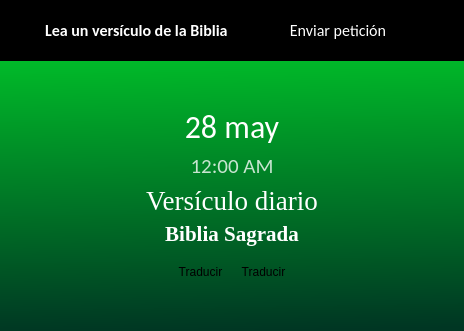
      <widget class="QWidget" name="tab_widgetPage4">
       <layout class="QGridLayout" name="gridLayout_17">
        <property name="leftMargin">
         <number>0</number>
        </property>
        <property name="topMargin">
         <number>0</number>
        </property>
        <property name="rightMargin">
         <number>0</number>
        </property>
        <property name="bottomMargin">
         <number>0</number>
        </property>
        <item row="0" column="0">
         <widget class="QWidget" name="versicule_bg" native="true">
          <property name="styleSheet">
           <string notr="true">QWidget #versicule_bg{
	background-color: qlineargradient(spread:pad, x1:0.500091, y1:1, x2:0.477, y2:0, stop:0 rgba(0, 54, 35, 255), stop:1 rgba(0, 214, 42, 255));
}</string>
          </property>
          <layout class="QGridLayout" name="gridLayout_43">
           <property name="leftMargin">
            <number>0</number>
           </property>
           <property name="topMargin">
            <number>0</number>
           </property>
           <property name="rightMargin">
            <number>0</number>
           </property>
           <property name="bottomMargin">
            <number>0</number>
           </property>
           <item row="4" column="0">
            <widget class="QLabel" name="versicle_text">
             <property name="font">
              <font>
               <family>Times New Roman</family>
               <pointsize>20</pointsize>
               <stylestrategy>PreferAntialias</stylestrategy>
              </font>
             </property>
             <property name="styleSheet">
              <string notr="true">color: rgb(255, 255, 255);</string>
             </property>
             <property name="text">
              <string>Versículo diario</string>
             </property>
             <property name="alignment">
              <set>Qt::AlignCenter</set>
             </property>
             <property name="wordWrap">
              <bool>true</bool>
             </property>
            </widget>
           </item>
           <item row="2" column="0">
            <widget class="QLabel" name="versicle_date">
             <property name="font">
              <font>
               <family>Calibri</family>
               <pointsize>24</pointsize>
               <stylestrategy>PreferAntialias</stylestrategy>
              </font>
             </property>
             <property name="styleSheet">
              <string notr="true">color: rgb(255, 255, 255);</string>
             </property>
             <property name="text">
              <string>28 may</string>
             </property>
             <property name="alignment">
              <set>Qt::AlignCenter</set>
             </property>
             <property name="wordWrap">
              <bool>true</bool>
             </property>
            </widget>
           </item>
           <item row="5" column="0">
            <widget class="QLabel" name="versicle_verse">
             <property name="font">
              <font>
               <family>Times New Roman</family>
               <pointsize>16</pointsize>
               <weight>75</weight>
               <bold>true</bold>
               <stylestrategy>PreferAntialias</stylestrategy>
              </font>
             </property>
             <property name="styleSheet">
              <string notr="true">color: rgb(255, 255, 255);</string>
             </property>
             <property name="text">
              <string>Biblia Sagrada</string>
             </property>
             <property name="alignment">
              <set>Qt::AlignCenter</set>
             </property>
             <property name="wordWrap">
              <bool>true</bool>
             </property>
            </widget>
           </item>
           <item row="1" column="0">
            <spacer name="verticalSpacer_5">
             <property name="orientation">
              <enum>Qt::Vertical</enum>
             </property>
             <property name="sizeHint" stdset="0">
              <size>
               <width>20</width>
               <height>40</height>
              </size>
             </property>
            </spacer>
           </item>
           <item row="3" column="0">
            <widget class="QLabel" name="versicle_time">
             <property name="font">
              <font>
               <family>Calibri</family>
               <pointsize>16</pointsize>
               <stylestrategy>PreferAntialias</stylestrategy>
              </font>
             </property>
             <property name="styleSheet">
              <string notr="true">color: rgba(255, 255, 255, 200);</string>
             </property>
             <property name="text">
              <string>12:00 AM</string>
             </property>
             <property name="alignment">
              <set>Qt::AlignCenter</set>
             </property>
             <property name="wordWrap">
              <bool>true</bool>
             </property>
            </widget>
           </item>
           <item row="7" column="0">
            <spacer name="verticalSpacer_4">
             <property name="orientation">
              <enum>Qt::Vertical</enum>
             </property>
             <property name="sizeHint" stdset="0">
              <size>
               <width>20</width>
               <height>40</height>
              </size>
             </property>
            </spacer>
           </item>
           <item row="0" column="0">
            <widget class="QWidget" name="versicle_toolbar" native="true">
             <property name="styleSheet">
              <string notr="true">QWidget #versicle_toolbar{
background-color: rgb(0, 0, 0);
}</string>
             </property>
             <layout class="QGridLayout" name="gridLayout_42">
              <item row="0" column="0">
               <widget class="QWidget" name="waiting_widget_versicle" native="true">
                <property name="minimumSize">
                 <size>
                  <width>10</width>
                  <height>10</height>
                 </size>
                </property>
                <layout class="QGridLayout" name="waiting_Layout_2">
                 <property name="sizeConstraint">
                  <enum>QLayout::SetFixedSize</enum>
                 </property>
                 <property name="leftMargin">
                  <number>0</number>
                 </property>
                 <property name="topMargin">
                  <number>0</number>
                 </property>
                 <property name="rightMargin">
                  <number>0</number>
                 </property>
                 <property name="bottomMargin">
                  <number>0</number>
                 </property>
                 <item row="0" column="0">
                  <widget class="QLabel" name="versicle_status_icon">
                   <property name="minimumSize">
                    <size>
                     <width>30</width>
                     <height>30</height>
                    </size>
                   </property>
                   <property name="maximumSize">
                    <size>
                     <width>30</width>
                     <height>30</height>
                    </size>
                   </property>
                   <property name="text">
                    <string/>
                   </property>
                   <property name="pixmap">
                    <pixmap resource="qss_icons.qrc">:/icons/icons/nivbible.png</pixmap>
                   </property>
                   <property name="scaledContents">
                    <bool>true</bool>
                   </property>
                   <property name="alignment">
                    <set>Qt::AlignCenter</set>
                   </property>
                  </widget>
                 </item>
                 <item row="0" column="1">
                  <widget class="QLabel" name="versicle_status_lbl">
                   <property name="font">
                    <font>
                     <family>Calibri</family>
                     <pointsize>12</pointsize>
                     <weight>75</weight>
                     <bold>true</bold>
                    </font>
                   </property>
                   <property name="styleSheet">
                    <string notr="true">color: rgb(255, 255, 255);</string>
                   </property>
                   <property name="text">
                    <string>Lea un versículo de la Biblia</string>
                   </property>
                  </widget>
                 </item>
                </layout>
               </widget>
              </item>
              <item row="0" column="1">
               <spacer name="horizontalSpacer_7">
                <property name="orientation">
                 <enum>Qt::Horizontal</enum>
                </property>
                <property name="sizeHint" stdset="0">
                 <size>
                  <width>40</width>
                  <height>20</height>
                 </size>
                </property>
               </spacer>
              </item>
              <item row="0" column="3">
               <widget class="QToolButton" name="options_versicle">
                <property name="minimumSize">
                 <size>
                  <width>43</width>
                  <height>43</height>
                 </size>
                </property>
                <property name="styleSheet">
                 <string notr="true">QToolButton {
	border: none;
	border-radius:10px;
	padding: 5px;
}
QToolButton:hover {	
	background-color: grey;
}</string>
                </property>
                <property name="text">
                 <string>More</string>
                </property>
                <property name="icon">
                 <iconset resource="qss_icons.qrc">
                  <normaloff>:/icons/more.png</normaloff>:/icons/more.png</iconset>
                </property>
                <property name="iconSize">
                 <size>
                  <width>30</width>
                  <height>30</height>
                 </size>
                </property>
                <property name="autoRaise">
                 <bool>true</bool>
                </property>
               </widget>
              </item>
              <item row="0" column="2">
               <widget class="QToolButton" name="send_request_versicle">
                <property name="font">
                 <font>
                  <family>Calibri</family>
                  <pointsize>12</pointsize>
                 </font>
                </property>
                <property name="styleSheet">
                 <string notr="true">QToolButton {
	color: rgb(255, 255, 255);
	border: none;
	border-radius: 8px;	
	background-color:transparent;
	padding-left: 10px;
	padding-right: 10px;
	padding-top: 5px;
	padding-bottom: 5px;
}
QToolButton:hover {	
	background-color: rgba(85, 255, 127, 150);
}</string>
                </property>
                <property name="text">
                 <string>Enviar petición</string>
                </property>
                <property name="icon">
                 <iconset resource="qss_icons.qrc">
                  <normaloff>:/icons/icons/send.png</normaloff>:/icons/icons/send.png</iconset>
                </property>
                <property name="toolButtonStyle">
                 <enum>Qt::ToolButtonTextBesideIcon</enum>
                </property>
                <property name="autoRaise">
                 <bool>true</bool>
                </property>
                <property name="arrowType">
                 <enum>Qt::NoArrow</enum>
                </property>
               </widget>
              </item>
             </layout>
            </widget>
           </item>
           <item row="6" column="0" alignment="Qt::AlignHCenter">
            <widget class="QWidget" name="versicle_options" native="true">
             <layout class="QGridLayout" name="gridLayout_51">
              <item row="0" column="0">
               <widget class="QToolButton" name="copy_versicle">
                <property name="toolTip">
                 <string>Copiar versículo</string>
                </property>
                <property name="styleSheet">
                 <string notr="true">QToolButton{
	background-color: transparent;
	border:none;
	border-radius:2px;
	padding:2px;
}

QToolButton:hover {	
	background-color: rgba(85, 255, 127, 150);
}</string>
                </property>
                <property name="text">
                 <string>Traducir</string>
                </property>
                <property name="icon">
                 <iconset resource="qss_icons.qrc">
                  <normaloff>:/icons/icons/copy.png</normaloff>:/icons/icons/copy.png</iconset>
                </property>
                <property name="iconSize">
                 <size>
                  <width>24</width>
                  <height>24</height>
                 </size>
                </property>
                <property name="autoRaise">
                 <bool>true</bool>
                </property>
               </widget>
              </item>
              <item row="0" column="1">
               <widget class="QToolButton" name="save_versicle">
                <property name="toolTip">
                 <string>Guardar versículo en el disco duro</string>
                </property>
                <property name="styleSheet">
                 <string notr="true">QToolButton{
	background-color: transparent;
	border:none;
	border-radius:2px;
	padding:2px;
}

QToolButton:hover {	
	background-color: rgba(85, 255, 127, 150);
}</string>
                </property>
                <property name="text">
                 <string>Traducir</string>
                </property>
                <property name="icon">
                 <iconset resource="qss_icons.qrc">
                  <normaloff>:/icons/icons/download.png</normaloff>:/icons/icons/download.png</iconset>
                </property>
                <property name="iconSize">
                 <size>
                  <width>24</width>
                  <height>24</height>
                 </size>
                </property>
                <property name="autoRaise">
                 <bool>true</bool>
                </property>
               </widget>
              </item>
             </layout>
            </widget>
           </item>
          </layout>
         </widget>
        </item>
       </layout>
      </widget>
